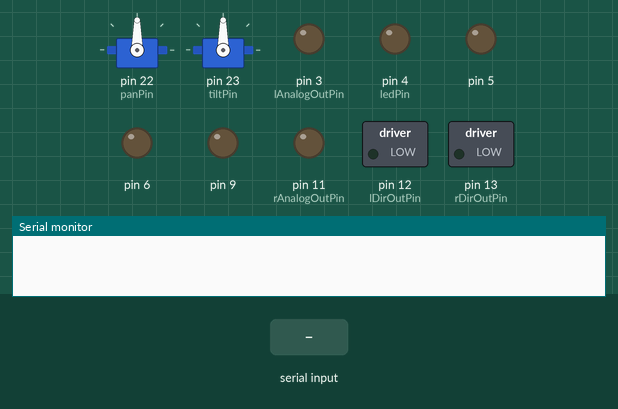
A sketch run on a simulated Arduino Mega 2560, built with avr-gcc and run on an emulated ATmega2560. Shown: 2 × servo, switched loads named in the sketch (green lamp = pin HIGH), output pins drawn as LEDs (lit = HIGH), the last lines printed to the serial monitor. The inputs (shaded band) are chosen by the test bench.

Above: at 1.2 s.
1.3 s: "1" received over Serial
At 2.6 s:
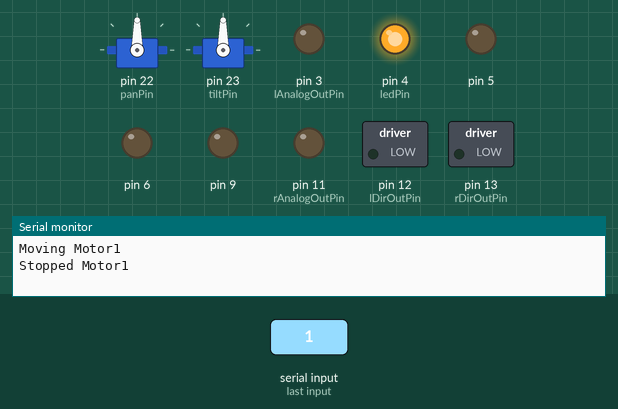
At 10.7 s:
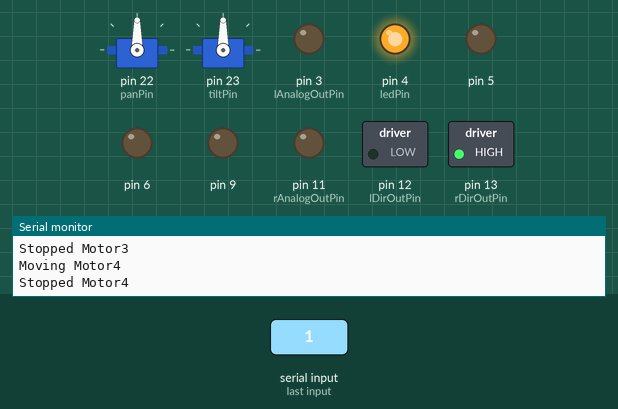
Timing chart, 0 to 19.3 s (numbered marks = the images above; inputs shaded):
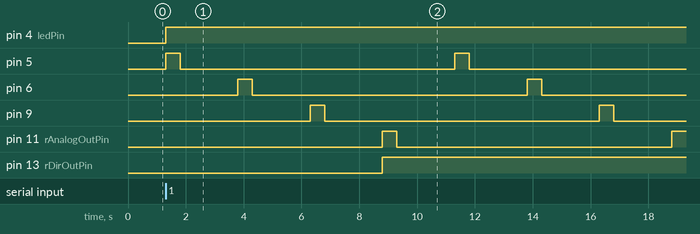

The sketch:

robot_test.ino
```cpp
/* Motor
  This Arduino sketch is made to spin all the motors at max speed
  a single direction, for one second. Meanwhile, the servos are to
  move through their full range of motion.
*/
#include <Servo.h>
//pins 5,6,9,11 are PWM pins
//Motor 1: A3,B4,p5.
//Motor 2: A7, B8, p6
//Motor 3: A2,B10, p9
//Motor 4: A12, B13, p11 //none of these pins have been applied.

const int lAnalogOutPin = 3;
const int rAnalogOutPin = 11;
const int lDirOutPin = 12;
const int rDirOutPin = 13;
const int panPin = 22; //top two pins on the right column
const int tiltPin = 23;


byte checkByte = 0;         // incoming serial byte
byte lMotorSpeed = 0;
byte rMotorSpeed = 0;
byte lMotorDir = 0;
byte rMotorDir = 0;
byte panPos = 0;
byte tiltPos= 0;

int ledPin = 4;
int counter = 0;
int timeout = 15; // about half a second
int second = 0;

Servo panServo;
Servo tiltServo;

// In our experience, the motors accelerate much more
// smoothly with lower frequencies.
// Arduino runs at 16Mhz
// Phase correct PWM with prescale = 1024
// 16000000 / 64 / 1024 / 255 / 2 = 30.637 Hz
// About 30 overflows per second


void setup()
{
  // start serial port at 9600 bps:
  Serial.begin(9600);

  pinMode(lDirOutPin, OUTPUT);
  pinMode(rDirOutPin, OUTPUT);
  pinMode(ledPin, OUTPUT);

  panServo.attach(panPin);
  tiltServo.attach(tiltPin);


  analogWrite(lAnalogOutPin, 0);
  analogWrite(rAnalogOutPin, 0);
  panServo.write(90); //neutral position
  tiltServo.write(90);
}

void loop()
{
 while(Serial.available()<1){} //wait until Serial Console
  /*for (int i=0; i<180; i++){
    panServo.write(i);
    tiltServo.write(i);
    Serial.println("Servo has updated");
    delay(15);
  }*/

  Serial.println("Moving Motor1");
  int fwd = LOW;
  digitalWrite(3, fwd); //A
  digitalWrite(4, !fwd);  //B
  analogWrite(5, 255);
  delay(500); //let it go for half a second.
  analogWrite(5,0);
  Serial.println("Stopped Motor1");
delay(2000);
  Serial.println("Moving Motor 2");
  digitalWrite(7, fwd); //A
  digitalWrite(8, !fwd);  //B
  analogWrite(6, 255);
  delay(500); //let it go for half a second.
  analogWrite(6,0);
  Serial.println("Stopped Motor2");
delay(2000);
  Serial.println("Moving Motor3");
  digitalWrite(2, fwd); //A
  digitalWrite(10, !fwd);  //B
  analogWrite(9, 255);
  delay(500); //let it go for half a second.
  analogWrite(9,0);
  Serial.println("Stopped Motor3");
delay(2000);
  Serial.println("Moving Motor4");
  digitalWrite(12, fwd); //A
  digitalWrite(13, !fwd);  //B
  analogWrite(11, 255);
  delay(500); //let it go for half a second.
  analogWrite(11,0);
  Serial.println("Stopped Motor4");
delay(2000);
}

/*FINDINGS
Motor 1 is right side.
Motor 2 is aft
Motor 3 is left
Motor 4 is front */
```

Measured:
- after the input at 1.3 s, pin 4 (ledPin): LOW → HIGH at once; pin 5: alternates HIGH for 0.50 s and LOW for 9.5 s, starting at once
